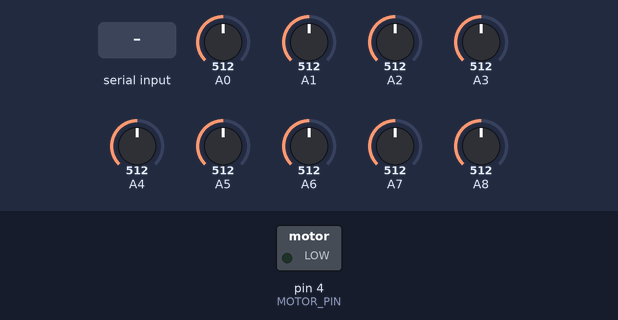
This sketch was run on a simulated Teensy 4. Shown: switched loads named in the sketch (green lamp = pin HIGH). Inputs (shaded band) come from the test bench; at power-on: A0 = 512, A1 = 512, A2 = 512, A3 = 512, A4 = 512, A5 = 512, A6 = 512, A7 = 512, A8 = 512. What the sketch prints to the serial monitor is not drawn.

Above: at 1.2 s.
1.3 s: "1" received over Serial
At 2.7 s:
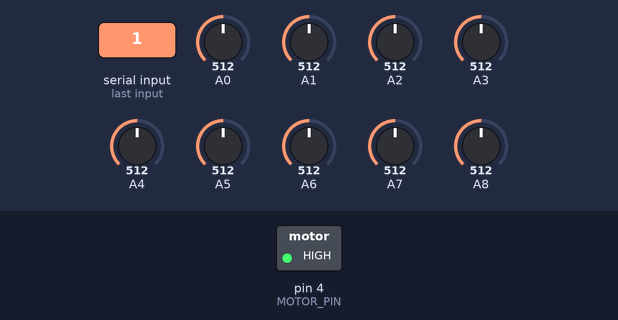
4.3 s: "0" received over Serial
At 5.3 s:
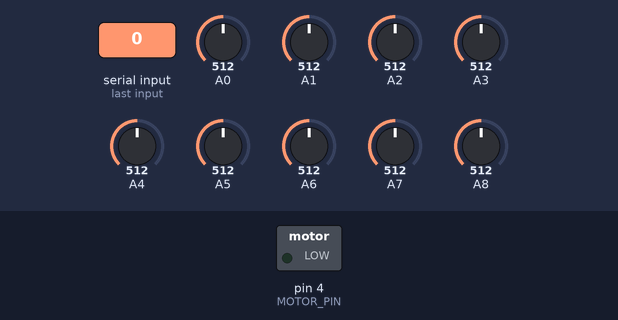
5.8 s: A0 set to 30
Timing chart, 0 to 8.8 s (numbered marks = the images above; inputs shaded):
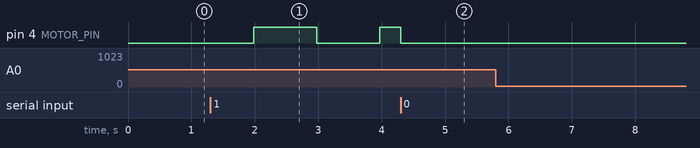

The sketch:

reading_arduino.ino
```cpp
/*
  Reads all 9 Channels from Sensors, and writes to Serial Port repeatedly ~400-500 samples/second.
  Turns on/off vibration motor based on serial input.
*/

IntervalTimer myTimer;

bool collect_data = false;

const int MOTOR_PIN = 4;
bool motor_on = false;

int vib_counter = 0;
const int VIB = 30;
int MAX_VIB_COUNT = VIB*2;

const int BUFFER_SIZE = 4000;           // Size of the buffer
volatile int buffer[BUFFER_SIZE];       // Buffer to store analog data
volatile int bufferIndex = 0;           // Current index in the buffer

int val = 0;

void setup() {


  Serial.begin(9600);

  pinMode(MOTOR_PIN, OUTPUT);    // sets the digital pin 13 as output
  myTimer.begin(readIMU, 2000);
}

void readIMU() {

  val = analogRead(A0);
  buffer[bufferIndex] = val;
  bufferIndex++;

  val = analogRead(A1);
  buffer[bufferIndex] = val;
  bufferIndex++;

  val = analogRead(A2);
  buffer[bufferIndex] = val;
  bufferIndex++;

  val = analogRead(A3);
  buffer[bufferIndex] = val;
  bufferIndex++;

  val = analogRead(A4);
  buffer[bufferIndex] = val;
  bufferIndex++;

  val = analogRead(A5);
  buffer[bufferIndex] = val;
  bufferIndex++;

  val = analogRead(A6);
  buffer[bufferIndex] = val;
  bufferIndex++;

  val = analogRead(A7);
  buffer[bufferIndex] = val;
  bufferIndex++;

  val = analogRead(A8);
  buffer[bufferIndex] = val;
  bufferIndex++;

  buffer[bufferIndex] = 0;
  bufferIndex++;

}

void loop() {
  if (Serial.available() > 0 ) {

    char command = Serial.read();

    // Reads Serial Port, and Starts Motor
    if (command == '1') {
      collect_data = true;

      Serial.println("VIB ON");
    }

    // Reads Serial Port, and Turns off Motor
    if (command == '0') {
      collect_data = false;

      motor_on = false;
      digitalWrite(MOTOR_PIN, motor_on);

      vib_counter = 0;

      Serial.println("VIB OFF");
    }

  }


  noInterrupts();
  if (bufferIndex >= BUFFER_SIZE) {
    for (int i = 0; i < BUFFER_SIZE; i++) {
      Serial.print(buffer[i]);
      Serial.print(' ');

      if (i % 10 == 9) {
        Serial.println();
      }
    }

    bufferIndex = 0;

    if (collect_data) {
      motor_on = !motor_on;
      digitalWrite(MOTOR_PIN, motor_on);
      vib_counter++;

      if (vib_counter >= MAX_VIB_COUNT) {
        collect_data = false;
        vib_counter = 0;

        Serial.println("VIB OFF");
      }
    }
  }

  interrupts();
}
```

Measured:
- after the input at 1.3 s, pin 4 (MOTOR_PIN): LOW → HIGH after 0.69 s, → LOW 0.99 s later, → HIGH 0.99 s later
- after the input at 4.3 s, pin 4 (MOTOR_PIN): HIGH → LOW after 0.00 s instead of 0.66 s
